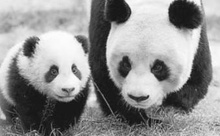
%> input picture Image Processing/interpolation/panda_gray.jpg, 220 x 136 px, shrunk from 340 x 210 before the run
$ octave hw1_3.m   (GNU Octave 9; MATLAB toolbox functions it lacks are replaced by stand-ins)
%> lines starting %> are read from the running program, lines starting %| are printed output that depends on the picture
X = double(imread('panda_gray.jpg'));
%> X: size 136x220x3 double; min 14, max 255, mean 143.5; mean of the top-left, top-right, bottom-left and bottom-right quarters 176.7, 171.5, 96, 129.9
X = X(:, :, 1);
%> X: size 136x220 double
[w, l] = size(X);
%> w = 136; l = 220
X(w+1, :) = X(w, :);
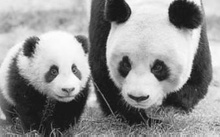
%> X: size 137x220 double; min 14, max 255, mean 143.5
X(:, l+1) = X(:, l);
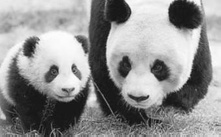
%> X: size 137x221 double; min 14, max 255, mean 143.8
W = 4*w; L = 4*l;
%> after `W = 4*w`: W = 544
%> after `L = 4*l`: L = 880
NN = zeros(W, L);
BI = zeros(W, L);

for i=1:W
    for j=1:L
        a = i/4;
        b = j/4;
        NNi = round(a); NNj = round(b);
        BIi = floor(a); BIj = floor(b);
        if(NNi==0) NNi = 1; end
        if(NNj==0) NNj = 1; end
        if(BIi==0) BIi = 1; end
        if(BIj==0) BIj = 1; end
        NN(i, j) = X(NNi, NNj);
        for ii=BIi:BIi+1
            for jj=BIj:BIj+1
                BI(i, j) = BI(i, j) + X(ii, jj)*abs((1-abs(a-ii))*(1-abs(b-jj)));
            end
        end
    end
end
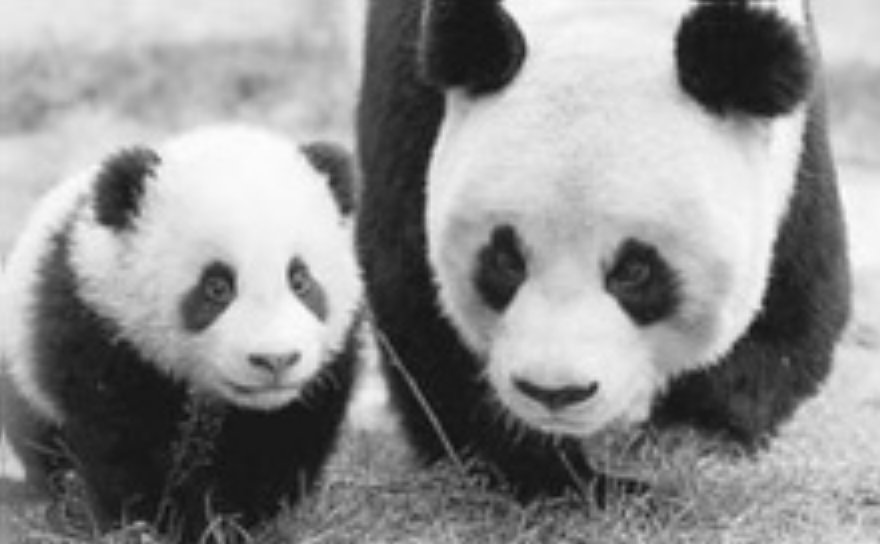
%> BI: size 544x880 double; min 14, max 255, mean 143.6

subplot(1, 2, 1);imshow(uint8(NN));axis image;
title('Nearest Neighbor');
subplot(1, 2, 2);imshow(uint8(BI));axis image;
title('Bilinear');
